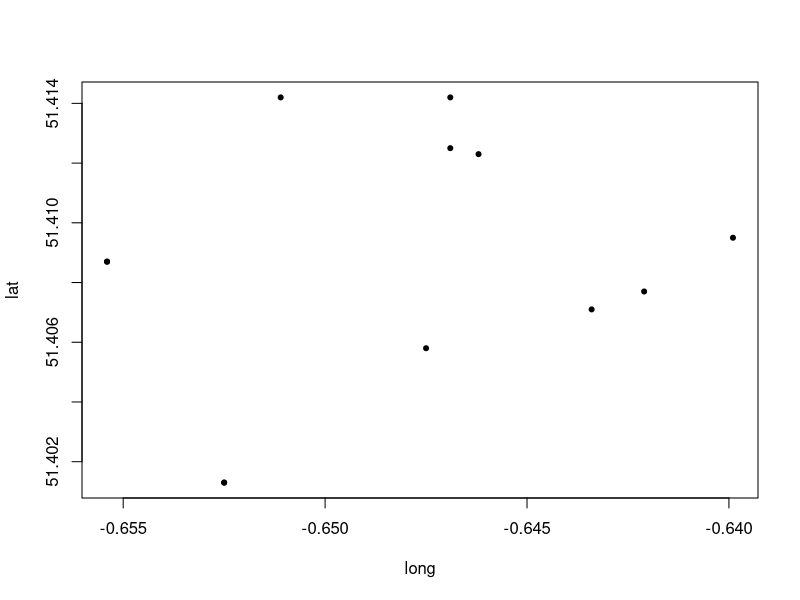
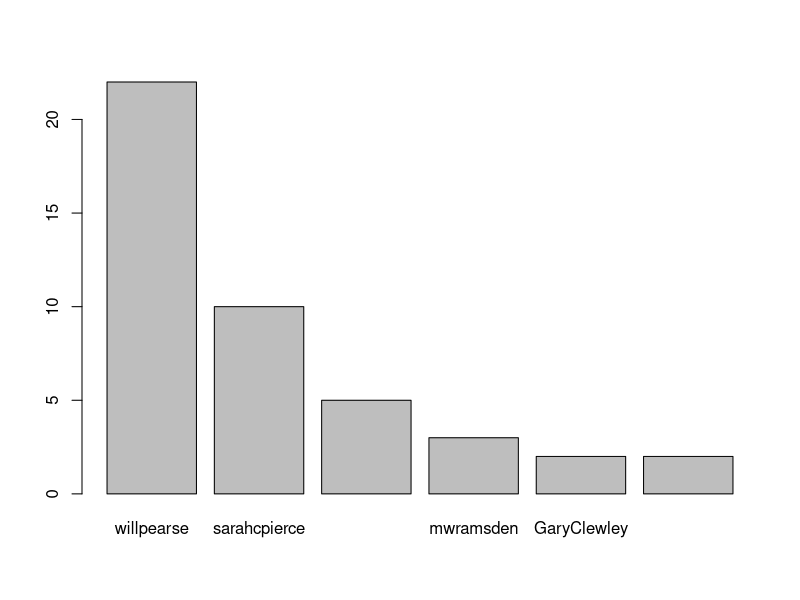

The R script that drew these images, in order:
#Loading the silNet data file into R

#Data
data <- read.csv("tweetLog.txt", sep="^", header=FALSE)
names(data) <- c("species", "count", "lat", "long", "ID", "description", "user", "timecode", "tweet")

#Select on GPS-enabled tweets and plot
# - something weird's going on with some (longs of 0...)
geo.data <- data[data$lat > 0 & data$long < 0,]
with(geo.data, plot(lat~long, pch=20))

#Proportion of GPS-tweets:
(nrow(geo.data) / nrow(data)) * 100

#Rank curve of users/contributers
# - why is there a blank user?
# - also - URG!
user.freq <- table(data$user)[-1]
user.freq <- sort(user.freq, decreasing=TRUE)
with(data, barplot(user.freq))